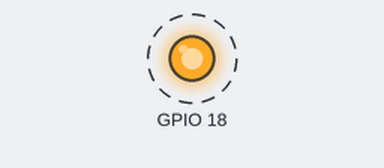
A program run on a simulated Raspberry Pi (BCM pin numbers). Parts: output pins drawn as LEDs (lit = HIGH). Dashed ring = blinking. What the program prints to the terminal is not drawn.

Above: at 0.5 s.
Timing chart, 0 to 4.6 s (numbered marks = the images above):
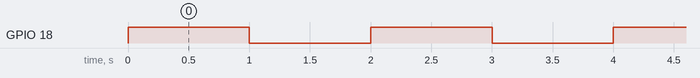

Measured:
- by itself, GPIO 18: alternates HIGH for 1.0 s and LOW for 1.0 s

The program:

main.py
```python
"""{{PROJECT_NAME}} — Raspberry Pi GPIO demo."""

import os
import time
import signal
import sys
from dotenv import load_dotenv

load_dotenv()

try:
    import RPi.GPIO as GPIO
except ImportError:
    print("RPi.GPIO not available. Running in simulation mode.")
    GPIO = None

LED_PIN = int(os.getenv("LED_PIN", 18))
BUTTON_PIN = int(os.getenv("BUTTON_PIN", 23))

running = True


def cleanup(signum, frame):
    global running
    running = False
    if GPIO:
        GPIO.cleanup()
    print("\nCleanup complete. Exiting.")
    sys.exit(0)


signal.signal(signal.SIGINT, cleanup)
signal.signal(signal.SIGTERM, cleanup)


def setup():
    if not GPIO:
        return
    GPIO.setmode(GPIO.BCM)
    GPIO.setup(LED_PIN, GPIO.OUT)
    GPIO.setup(BUTTON_PIN, GPIO.IN, pull_up_down=GPIO.PUD_UP)


def main():
    print(f"{{PROJECT_NAME}} started!")
    print(f"LED on GPIO {LED_PIN}, Button on GPIO {BUTTON_PIN}")
    setup()

    while running:
        if GPIO:
            GPIO.output(LED_PIN, GPIO.HIGH)
            print("LED ON")
            time.sleep(1)
            GPIO.output(LED_PIN, GPIO.LOW)
            print("LED OFF")
            time.sleep(1)
        else:
            print("[SIM] LED ON")
            time.sleep(1)
            print("[SIM] LED OFF")
            time.sleep(1)


if __name__ == "__main__":
    main()
```
